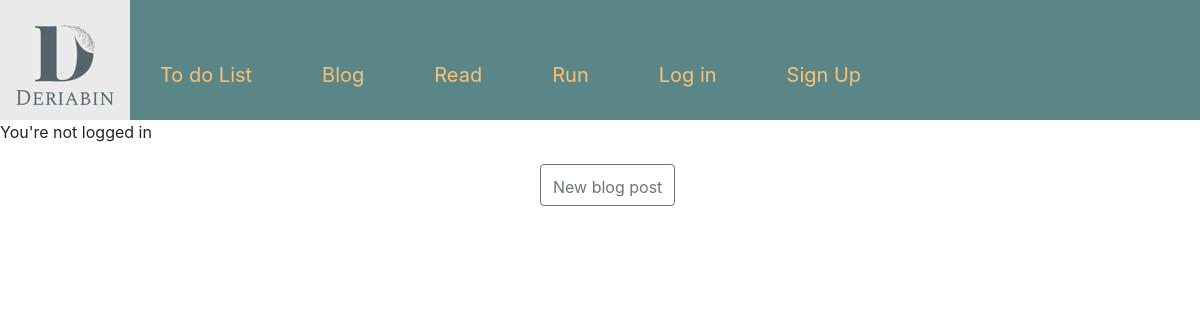
The page /blog/ on the database as committed earlier.
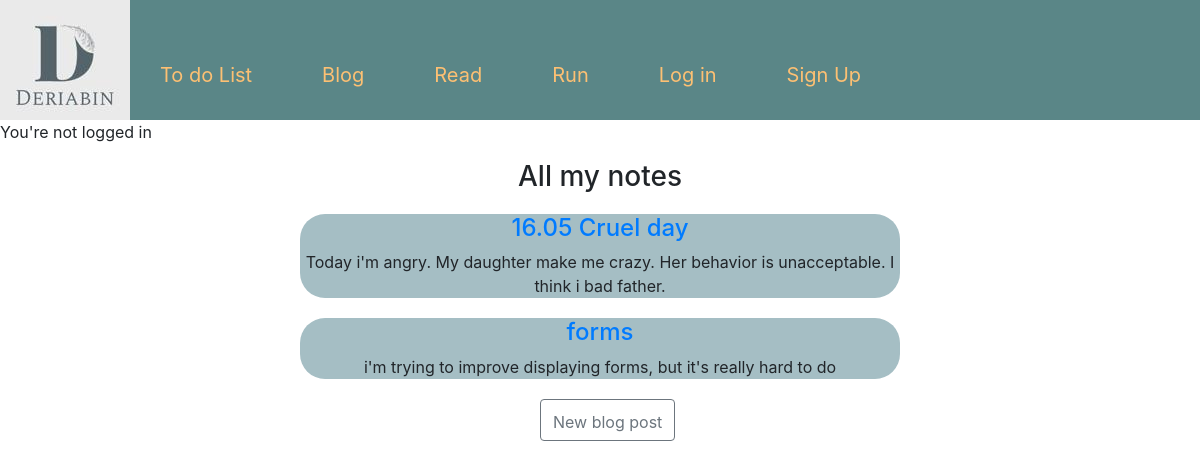
The same page on the database as committed later.
### blog/models.py (models this page shows, shortened)
class Post(models.Model):
    title = models.CharField(max_length=200)
    author = models.ForeignKey('auth.user', on_delete=models.CASCADE)
    body = models.TextField()

### blog/views.py (the view)
# urls.py: path("blog/", views.BlogListView.as_view(), name="blog_home"),
class BlogListView(ListView):
    model = Post
    template_name = 'blog/blog_home.html'

### templates/blog/blog_home.html (shortened to what this page needs)
{% extends "base.html" %}
{% block content %}
{% if object_list %}
<h3>All my notes </h3>
{% endif %}
    {% for post in object_list %}
    <div class="button">
        <h4><a href="{% url 'post_detail' post.id %}"> {{ post.title }}</a> </h4>
        <p>{{ post.body }}</p>
    </div>
    {% endfor %}
    <div class="b">
    <button
        type="button" class="btn btn-outline-secondary"
        onclick="location.href='{% url "post_new" %}'"/>
        New blog post
    </div>
{% endblock %}

Rows that differ between the two databases and show on the page:
added Post: title "16.05 Cruel day", body "Today i'm angry. My daughter make me crazy. Her behavior is unacceptable. I think i bad father."
added Post: title "forms", body "i'm trying to improve displaying forms, but it's really hard to do"
Other text that changed with them:
text now shown: "All my notes"
